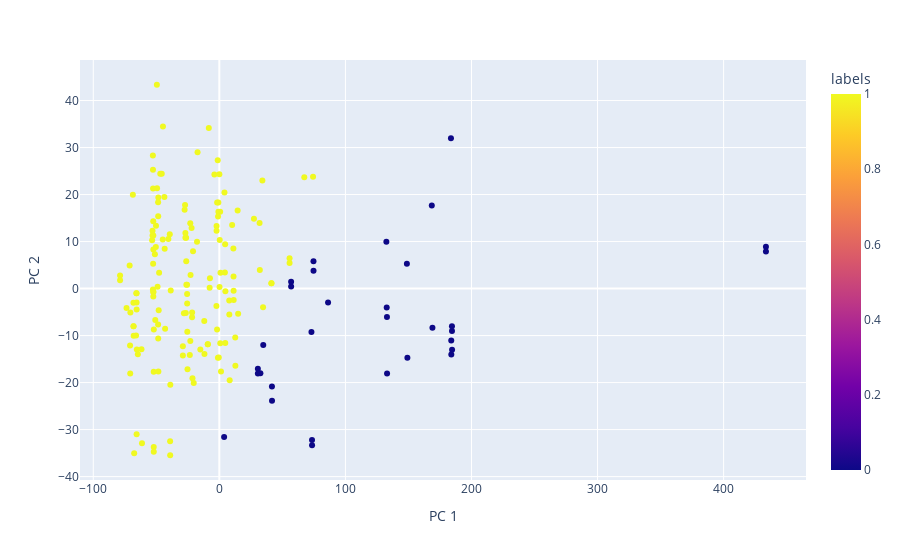

Here is the notebook cell this chart was saved with:
### Code cell
fig = px.scatter(X, x='PC 1', y='PC 2', 
              color='labels')
fig.show()

### Figure 1 — Plotly figure (JSON) as saved in the notebook; plotly's stock layout.template omitted (floating-point values rounded to 4 significant figures; data arrays with more than 128 entries replaced by an {"elided": "..."} marker saying what was removed)
{"data": [{"hovertemplate": "PC 1=%{x}<br>PC 2=%{y}<br>labels=%{marker.color}<extra></extra>", "legendgroup": "", "marker": {"color": {"elided": "183 int values"}, "coloraxis": "coloraxis", "symbol": "circle"}, "mode": "markers", "name": "", "orientation": "v", "showlegend": false, "type": "scatter", "x": {"elided": "183 float values"}, "xaxis": "x", "y": {"elided": "183 float values"}, "yaxis": "y"}], "layout": {"coloraxis": {"colorbar": {"title": {"text": "labels"}}, "colorscale": [[0, "#0d0887"], [0.1111, "#46039f"], [0.2222, "#7201a8"], [0.3333, "#9c179e"], [0.4444, "#bd3786"], [0.5556, "#d8576b"], [0.6667, "#ed7953"], [0.7778, "#fb9f3a"], [0.8889, "#fdca26"], [1, "#f0f921"]]}, "legend": {"tracegroupgap": 0}, "margin": {"t": 60}, "xaxis": {"anchor": "y", "domain": [0, 1], "title": {"text": "PC 1"}}, "yaxis": {"anchor": "x", "domain": [0, 1], "title": {"text": "PC 2"}}}}
